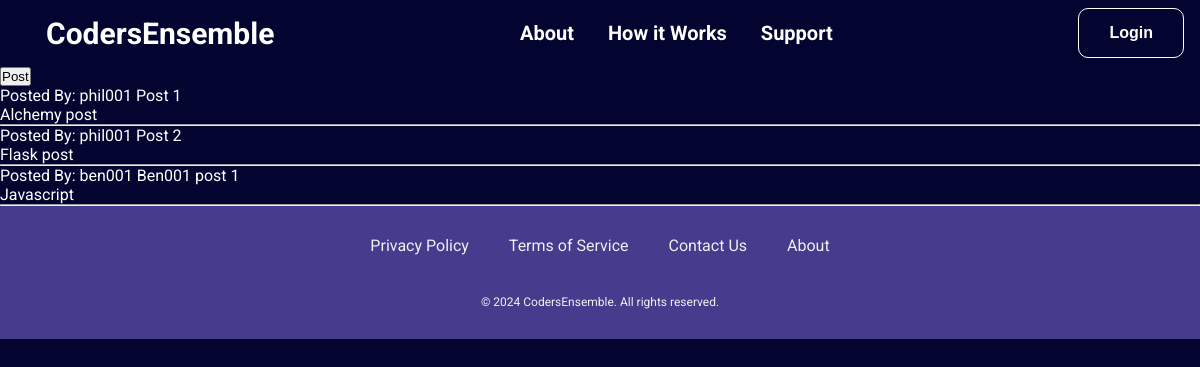
Page /dashboard on the earlier database version.
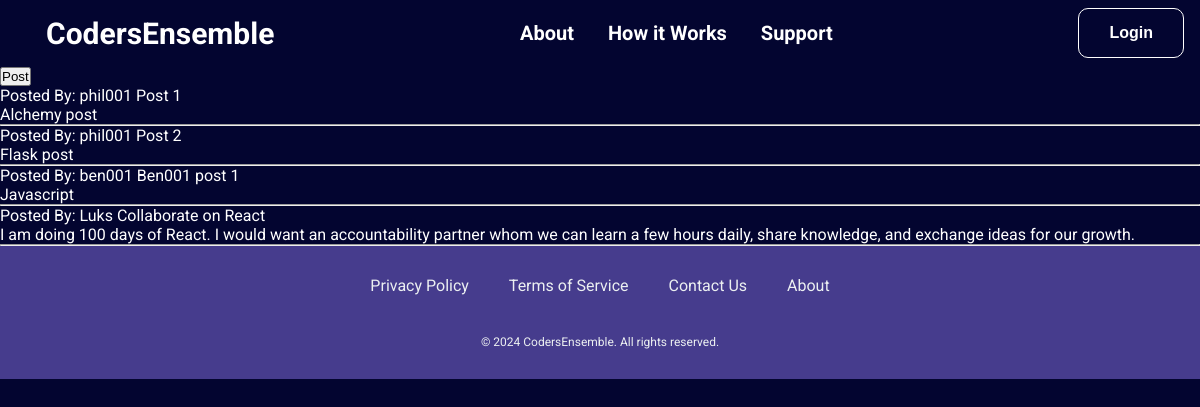
Same page on the later database version.
### app/models.py (models this page shows, shortened)
class Post(db.Model):
    __tablename__ = 'posts'
    id = db.Column(db.Integer, primary_key=True)
    title = db.Column(db.String(100), nullable=False)
    content = db.Column(db.Text, nullable=False)
    created_at = db.Column(db.DateTime, default=datetime.utcnow)
    updated_at = db.Column(db.DateTime, default=datetime.utcnow, onupdate=datetime.utcnow)
    user_id = db.Column(db.Integer, db.ForeignKey('users.user_id'), nullable=False)
    author = relationship("User", backref="posts", lazy=True)
    """
    def __repr__(self):
        return f"<Post {self.id} - {self.title}>"
    """
    def __repr__(self):
        return f"Post('{self.title}', '{self.date_posted}')"

class User(UserMixin, db.Model):
    __tablename__ = "users"
    user_id = db.Column(db.Integer, primary_key=True)
    username = db.Column(db.String(50), unique=True, nullable=False)
    firstname = db.Column(db.String(50), nullable=False)
    lastname = db.Column(db.String(50), nullable=False)
    email = db.Column(db.String(100), unique=True, nullable=False)
    password_hash = db.Column(db.String(200), nullable=False)
    bio = db.Column(db.Text(200))
    profile_picture = db.Column(db.String(256))
    created_at = db.Column(db.DateTime, default=datetime.utcnow)
    updated_at = db.Column(
        db.DateTime,
        default=datetime.utcnow,
        onupdate=datetime.utcnow
    )
    skills = db.relationship('UserSkills', backref='user', lazy=True)
    projects = db.relationship('UserProject', backref='user', lazy=True)

### app/views/auth.py (the view)
@auth_bp.route('/dashboard', methods=['POST', 'GET'])
def dashboard():
    posts = Post.query.all()
    return render_template('main/dashboard.html', posts=posts)

### app/templates/main/dashboard.html (shortened to what this page needs)
{% extends 'main.html' %}
{% block main %}
    <a href="{{ url_for('main.post') }}"><button>Post</button></a>
    {% for post in posts %}
        <div>
            Posted By: {{ post.author.username }}
            {{ post.title }}<br>
            {{ post.content }}
            <hr>
        </div>
    {% endfor %}
{% endblock main %}

### app/templates/main.html (shortened to what this page needs)
<!DOCTYPE html>
<html lang="en">
<head>
    <link rel="stylesheet" href="{{ url_for('static', filename='css/styles.css') }}">
</head>
<body>
    <div class="header">
        <div class="logo">
            <a href="{{ url_for("main.index") }}" id="logo">CodersEnsemble</a>
        </div>
        <div class="navigation">
            <nav class="navbar-links">
                    <a href="#">About</a>
                    <a href="#">How it Works</a>
                    <a href="#">Support</a>
            </nav>
        </div>
        <div class="cta">
            {% if current_user.is_authenticated %}
                <form id="main-form" action="{{ url_for('auth.logout') }}" method="POST"">
                    <button type="submit" class="log-btn">Logout</button>
                </form>
            {% else %}
                <a href="{{ url_for('auth.login') }}">
                    <button class="log-btn">Login</button>
                </a>
            {% endif %}
        </div>
        </div>
    {% block main %}{% endblock main %}
</body>
<footer>
    <div class="footer-container">
        <div class="privacy-policy">
            <a href="">Privacy Policy</a>
        </div>
        <div class="tos">
            <a href="">Terms of Service</a>
        </div>
        <div class="contact">
            <a href="">Contact Us</a>
        </div>
        <div class="about">
            <a href="">About</a>
        </div>
    </div>
    <div class="footer-bottom">
        <p>&copy; 2024 CodersEnsemble. All rights reserved.</p>
    </div>
</footer>
</html>

### app/static/css/styles.css (style rules this page uses)
* { box-sizing: border-box; margin: 0; padding: 0; }
body { background-color: #030530; color: white; font-family: "Roboto", sans-serif; width: 100vw; height: 100vh; }
.header { background-color: #030530; color: #fffcff; padding: 10px; display: flex; justify-content: space-between; align-items: center; margin: 0 auto; padding: 8px 16px; }
.navigation { display: flex; justify-content: space-around; }
.navbar-links a { text-decoration: none; margin: 0 15px ; font-size: 20px; font-weight: bold; color: #FFFFFF; }
.logo { font-size: 30px; font-weight: bold; float: left; padding-left: 30px; }
.logo>a { color: #080708; text-decoration: none; color: #FFFFFF; }
.log-btn { background-color: transparent; border: 1px solid; color: #FFFFFF; padding: 15px 30px; text-align: center; text-decoration: none; display: inline-block; font-size: 16px; font-weight: bold; border-radius: 10px; }
footer { background-color: #463C8D; color: #ecf0f1; padding: 20px 0; align-items: center; display: flex; flex-direction: column; }
.footer-container { display: flex; justify-content: space-around; flex-direction: row; align-items: right; padding: 0 20px; bottom: 0; max-width: 1200px; margin: 0 auto; flex-wrap: no-wrap; }
.footer-container div { margin: 10px 20px; }
.footer-container a { color: #ecf0f1; text-decoration: none; transition: color 0.3s; }
.footer-bottom { text-align: center; padding: 10px 20px; background-color: #463C8D; margin-top: 20px; }
.footer-bottom p { margin: 0; }
footer p { font-size: 12px; }

Differences in the rows shown:
added Post: author.username "Luks", title "Collaborate on React", content "I am doing 100 days of React. I would want an accountability partner whom we can learn a few hours daily, share knowledge, and exchange ideas for our growth."
